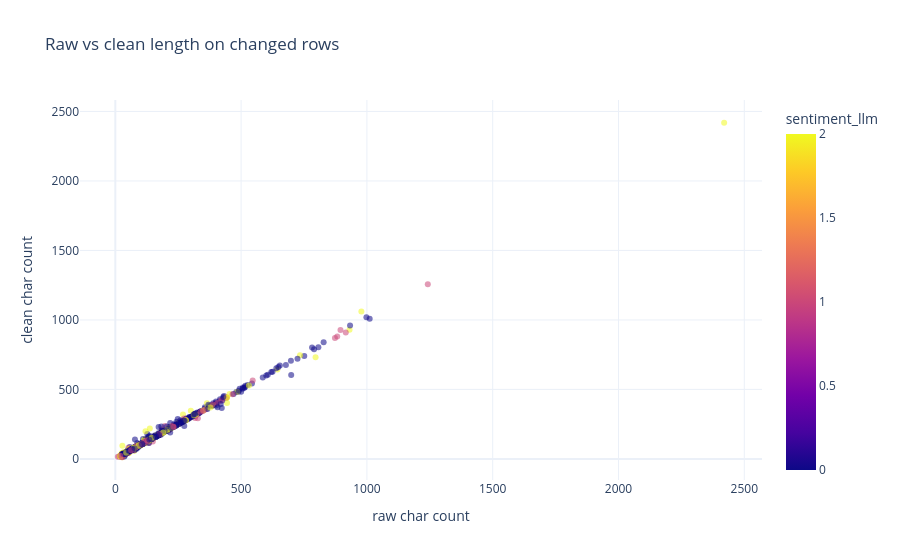

Write notebook code for a chart like this one.
### Code cell
changed = clean_df.loc[clean_df["content_raw"].fillna("") != clean_df["content"].fillna("")].copy()
changed["raw_len"] = changed["content_raw"].fillna("").str.len()
changed["clean_len"] = changed["content"].fillna("").str.len()
changed["delta"] = changed["raw_len"] - changed["clean_len"]
changed["word_delta"] = changed["content_raw"].fillna("").str.split().map(len) - changed["content"].fillna("").str.split().map(len)

top_changed = changed.sort_values("delta", ascending=False).head(10)
display(top_changed[["review_id", "product_name", "sentiment_llm", "raw_len", "clean_len", "delta", "content_raw", "content"]])

fig = px.scatter(
    changed.sample(min(len(changed), 800), random_state=42),
    x="raw_len",
    y="clean_len",
    color="sentiment_llm",
    opacity=0.55,
    title="Raw vs clean length on changed rows",
    labels={"raw_len": "raw char count", "clean_len": "clean char count"},
)
fig.update_layout(template="plotly_white")
fig.show()

product_summary = (
    changed.groupby("product_name")
    .agg(rows=("review_id", "count"), avg_delta=("delta", "mean"), avg_words_delta=("word_delta", "mean"))
    .sort_values(["rows", "avg_delta"], ascending=[False, False])
    .head(15)
    .reset_index()
)
display(product_summary)

### Figure 1 — Plotly figure (JSON) as saved in the notebook; plotly's stock layout.template omitted (floating-point values rounded to 4 significant figures; data arrays with more than 128 entries replaced by an {"elided": "..."} marker saying what was removed)
{"data": [{"hovertemplate": "raw char count=%{x}<br>clean char count=%{y}<br>sentiment_llm=%{marker.color}<extra></extra>", "legendgroup": "", "marker": {"color": {"elided": "800 int values"}, "coloraxis": "coloraxis", "opacity": 0.55, "symbol": "circle"}, "mode": "markers", "name": "", "orientation": "v", "showlegend": false, "type": "scatter", "x": {"elided": "800 int values"}, "xaxis": "x", "y": {"elided": "800 int values"}, "yaxis": "y"}], "layout": {"coloraxis": {"colorbar": {"title": {"text": "sentiment_llm"}}, "colorscale": [[0, "#0d0887"], [0.1111, "#46039f"], [0.2222, "#7201a8"], [0.3333, "#9c179e"], [0.4444, "#bd3786"], [0.5556, "#d8576b"], [0.6667, "#ed7953"], [0.7778, "#fb9f3a"], [0.8889, "#fdca26"], [1, "#f0f921"]]}, "legend": {"tracegroupgap": 0}, "title": {"text": "Raw vs clean length on changed rows"}, "xaxis": {"anchor": "y", "domain": [0, 1], "title": {"text": "raw char count"}}, "yaxis": {"anchor": "x", "domain": [0, 1], "title": {"text": "clean char count"}}}}
